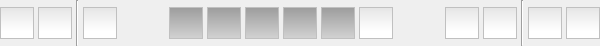
<?xml version="1.0" encoding="UTF-8"?>
<ui version="4.0">
 <class>DisplayOptions</class>
 <widget class="QWidget" name="DisplayOptions">
  <property name="geometry">
   <rect>
    <x>0</x>
    <y>0</y>
    <width>600</width>
    <height>46</height>
   </rect>
  </property>
  <property name="windowTitle">
   <string>Display Options</string>
  </property>
  <layout class="QHBoxLayout" name="horizontalLayout" stretch="0,0,0,0,0,0,0,0,0,0,0,0,0,0,0,0,0">
   <property name="spacing">
    <number>4</number>
   </property>
   <property name="leftMargin">
    <number>0</number>
   </property>
   <property name="topMargin">
    <number>0</number>
   </property>
   <property name="rightMargin">
    <number>0</number>
   </property>
   <property name="bottomMargin">
    <number>0</number>
   </property>
   <item>
    <widget class="QPushButton" name="clearAll">
     <property name="minimumSize">
      <size>
       <width>32</width>
       <height>32</height>
      </size>
     </property>
     <property name="font">
      <font>
       <pointsize>9</pointsize>
      </font>
     </property>
     <property name="toolTip">
      <string>&lt;!DOCTYPE HTML PUBLIC &quot;-//W3C//DTD HTML 4.0//EN&quot; &quot;http://www.w3.org/TR/REC-html40/strict.dtd&quot;&gt;
&lt;html&gt;&lt;head&gt;&lt;meta name=&quot;qrichtext&quot; content=&quot;1&quot; /&gt;&lt;style type=&quot;text/css&quot;&gt;
p, li { white-space: pre-wrap; }
&lt;/style&gt;&lt;/head&gt;&lt;body style=&quot; font-family:'.SF NS Text'; font-size:9pt; font-weight:400; font-style:normal;&quot;&gt;
&lt;p style=&quot; margin-top:0px; margin-bottom:0px; margin-left:0px; margin-right:0px; -qt-block-indent:0; text-indent:0px;&quot;&gt;&lt;span style=&quot; font-family:'Lucida Grande';&quot;&gt;Clear all Data and Learned Models&lt;/span&gt;&lt;/p&gt;&lt;/body&gt;&lt;/html&gt;</string>
     </property>
     <property name="styleSheet">
      <string notr="true">QPushButton {
border-style: ridge;
border-width: 1px;
border-color: gray;
background-color: qlineargradient( x1:0 y1:-0.5, x2:0 y2:0.75, stop:0 lightgray, stop:1 white);
}

QPushButton:pressed {
background-color: qlineargradient( x1:0 y1:-0.5, x2:0 y2:1, stop:0 gray, stop:1 lightgray);
}</string>
     </property>
     <property name="text">
      <string/>
     </property>
     <property name="icon">
      <iconset resource="mldemos.qrc">
       <normaloff>:/MLDemos/icons/icons_clearAll.png</normaloff>:/MLDemos/icons/icons_clearAll.png</iconset>
     </property>
     <property name="iconSize">
      <size>
       <width>26</width>
       <height>26</height>
      </size>
     </property>
     <property name="shortcut">
      <string>Ctrl+X</string>
     </property>
     <property name="checkable">
      <bool>false</bool>
     </property>
     <property name="checked">
      <bool>false</bool>
     </property>
     <property name="autoDefault">
      <bool>false</bool>
     </property>
     <property name="default">
      <bool>false</bool>
     </property>
     <property name="flat">
      <bool>false</bool>
     </property>
    </widget>
   </item>
   <item>
    <widget class="QPushButton" name="clearData">
     <property name="minimumSize">
      <size>
       <width>32</width>
       <height>32</height>
      </size>
     </property>
     <property name="font">
      <font>
       <pointsize>9</pointsize>
      </font>
     </property>
     <property name="toolTip">
      <string>&lt;!DOCTYPE HTML PUBLIC &quot;-//W3C//DTD HTML 4.0//EN&quot; &quot;http://www.w3.org/TR/REC-html40/strict.dtd&quot;&gt;
&lt;html&gt;&lt;head&gt;&lt;meta name=&quot;qrichtext&quot; content=&quot;1&quot; /&gt;&lt;style type=&quot;text/css&quot;&gt;
p, li { white-space: pre-wrap; }
&lt;/style&gt;&lt;/head&gt;&lt;body style=&quot; font-family:'.SF NS Text'; font-size:9pt; font-weight:400; font-style:normal;&quot;&gt;
&lt;p style=&quot; margin-top:0px; margin-bottom:0px; margin-left:0px; margin-right:0px; -qt-block-indent:0; text-indent:0px;&quot;&gt;&lt;span style=&quot; font-family:'Lucida Grande';&quot;&gt;Clear Data but retain Learned Model (if one has been trained)&lt;/span&gt;&lt;/p&gt;&lt;/body&gt;&lt;/html&gt;</string>
     </property>
     <property name="styleSheet">
      <string notr="true">QPushButton {
border-style: ridge;
border-width: 1px;
border-color: gray;
background-color: qlineargradient( x1:0 y1:-0.5, x2:0 y2:0.75, stop:0 lightgray, stop:1 white);
}

QPushButton:pressed {
background-color: qlineargradient( x1:0 y1:-0.5, x2:0 y2:1, stop:0 gray, stop:1 lightgray);
}</string>
     </property>
     <property name="text">
      <string/>
     </property>
     <property name="icon">
      <iconset resource="mldemos.qrc">
       <normaloff>:/MLDemos/icons/icons_clearData.png</normaloff>:/MLDemos/icons/icons_clearData.png</iconset>
     </property>
     <property name="iconSize">
      <size>
       <width>26</width>
       <height>26</height>
      </size>
     </property>
     <property name="shortcut">
      <string>Alt+X</string>
     </property>
     <property name="checkable">
      <bool>false</bool>
     </property>
     <property name="checked">
      <bool>false</bool>
     </property>
     <property name="autoDefault">
      <bool>false</bool>
     </property>
     <property name="default">
      <bool>false</bool>
     </property>
     <property name="flat">
      <bool>false</bool>
     </property>
    </widget>
   </item>
   <item>
    <widget class="Line" name="line_3">
     <property name="orientation">
      <enum>Qt::Vertical</enum>
     </property>
    </widget>
   </item>
   <item>
    <widget class="QPushButton" name="fitToViewport">
     <property name="minimumSize">
      <size>
       <width>32</width>
       <height>32</height>
      </size>
     </property>
     <property name="font">
      <font>
       <pointsize>9</pointsize>
      </font>
     </property>
     <property name="toolTip">
      <string>&lt;!DOCTYPE HTML PUBLIC &quot;-//W3C//DTD HTML 4.0//EN&quot; &quot;http://www.w3.org/TR/REC-html40/strict.dtd&quot;&gt;
&lt;html&gt;&lt;head&gt;&lt;meta name=&quot;qrichtext&quot; content=&quot;1&quot; /&gt;&lt;style type=&quot;text/css&quot;&gt;
p, li { white-space: pre-wrap; }
&lt;/style&gt;&lt;/head&gt;&lt;body style=&quot; font-family:'.SF NS Text'; font-size:9pt; font-weight:400; font-style:normal;&quot;&gt;
&lt;p style=&quot; margin-top:0px; margin-bottom:0px; margin-left:0px; margin-right:0px; -qt-block-indent:0; text-indent:0px;&quot;&gt;&lt;span style=&quot; font-family:'Lucida Grande';&quot;&gt;Fit viewport to Data (zooms in/out accordingly)&lt;/span&gt;&lt;/p&gt;&lt;/body&gt;&lt;/html&gt;</string>
     </property>
     <property name="styleSheet">
      <string notr="true">QPushButton {
border-style: ridge;
border-width: 1px;
border-color: gray;
background-color: qlineargradient( x1:0 y1:-0.5, x2:0 y2:0.75, stop:0 lightgray, stop:1 white);
}

QPushButton:pressed {
background-color: qlineargradient( x1:0 y1:-0.5, x2:0 y2:1, stop:0 gray, stop:1 lightgray);
}</string>
     </property>
     <property name="text">
      <string/>
     </property>
     <property name="icon">
      <iconset resource="mldemos.qrc">
       <normaloff>:/MLDemos/icons/icons_fitToViewport.png</normaloff>:/MLDemos/icons/icons_fitToViewport.png</iconset>
     </property>
     <property name="iconSize">
      <size>
       <width>26</width>
       <height>26</height>
      </size>
     </property>
     <property name="checkable">
      <bool>false</bool>
     </property>
     <property name="checked">
      <bool>false</bool>
     </property>
     <property name="autoDefault">
      <bool>false</bool>
     </property>
     <property name="default">
      <bool>false</bool>
     </property>
     <property name="flat">
      <bool>false</bool>
     </property>
    </widget>
   </item>
   <item>
    <spacer name="horizontalSpacer_2">
     <property name="orientation">
      <enum>Qt::Horizontal</enum>
     </property>
     <property name="sizeHint" stdset="0">
      <size>
       <width>40</width>
       <height>20</height>
      </size>
     </property>
    </spacer>
   </item>
   <item>
    <widget class="QPushButton" name="showSamples">
     <property name="minimumSize">
      <size>
       <width>32</width>
       <height>32</height>
      </size>
     </property>
     <property name="font">
      <font>
       <pointsize>9</pointsize>
      </font>
     </property>
     <property name="toolTip">
      <string>&lt;!DOCTYPE HTML PUBLIC &quot;-//W3C//DTD HTML 4.0//EN&quot; &quot;http://www.w3.org/TR/REC-html40/strict.dtd&quot;&gt;
&lt;html&gt;&lt;head&gt;&lt;meta name=&quot;qrichtext&quot; content=&quot;1&quot; /&gt;&lt;style type=&quot;text/css&quot;&gt;
p, li { white-space: pre-wrap; }
&lt;/style&gt;&lt;/head&gt;&lt;body style=&quot; font-family:'.SF NS Text'; font-size:9pt; font-weight:400; font-style:normal;&quot;&gt;
&lt;p style=&quot; margin-top:0px; margin-bottom:0px; margin-left:0px; margin-right:0px; -qt-block-indent:0; text-indent:0px;&quot;&gt;&lt;span style=&quot; font-family:'Lucida Grande';&quot;&gt;Display Data samples&lt;/span&gt;&lt;/p&gt;&lt;/body&gt;&lt;/html&gt;</string>
     </property>
     <property name="styleSheet">
      <string notr="true">QPushButton {
border-style: ridge;
border-width: 1px;
border-color: gray;
background-color: qlineargradient( x1:0 y1:-0.5, x2:0 y2:0.75, stop:0 lightgray, stop:1 white);
}

QPushButton:checked {
background-color: qlineargradient( x1:0 y1:-0.5, x2:0 y2:1, stop:0 gray, stop:1 lightgray);
}</string>
     </property>
     <property name="text">
      <string/>
     </property>
     <property name="icon">
      <iconset resource="mldemos.qrc">
       <normaloff>:/MLDemos/icons/icons_showSamples.png</normaloff>:/MLDemos/icons/icons_showSamples.png</iconset>
     </property>
     <property name="iconSize">
      <size>
       <width>26</width>
       <height>26</height>
      </size>
     </property>
     <property name="checkable">
      <bool>true</bool>
     </property>
     <property name="checked">
      <bool>true</bool>
     </property>
     <property name="autoDefault">
      <bool>false</bool>
     </property>
     <property name="default">
      <bool>false</bool>
     </property>
     <property name="flat">
      <bool>false</bool>
     </property>
    </widget>
   </item>
   <item>
    <widget class="QPushButton" name="showOutput">
     <property name="minimumSize">
      <size>
       <width>32</width>
       <height>32</height>
      </size>
     </property>
     <property name="font">
      <font>
       <pointsize>9</pointsize>
      </font>
     </property>
     <property name="toolTip">
      <string>&lt;!DOCTYPE HTML PUBLIC &quot;-//W3C//DTD HTML 4.0//EN&quot; &quot;http://www.w3.org/TR/REC-html40/strict.dtd&quot;&gt;
&lt;html&gt;&lt;head&gt;&lt;meta name=&quot;qrichtext&quot; content=&quot;1&quot; /&gt;&lt;style type=&quot;text/css&quot;&gt;
p, li { white-space: pre-wrap; }
&lt;/style&gt;&lt;/head&gt;&lt;body style=&quot; font-family:'.SF NS Text'; font-size:9pt; font-weight:400; font-style:normal;&quot;&gt;
&lt;p style=&quot; margin-top:0px; margin-bottom:0px; margin-left:0px; margin-right:0px; -qt-block-indent:0; text-indent:0px;&quot;&gt;&lt;span style=&quot; font-family:'Lucida Grande';&quot;&gt;Display learned output (e.g. class or cluster response)&lt;/span&gt;&lt;/p&gt;&lt;/body&gt;&lt;/html&gt;</string>
     </property>
     <property name="styleSheet">
      <string notr="true">QPushButton {
border-style: ridge;
border-width: 1px;
border-color: gray;
background-color: qlineargradient( x1:0 y1:-0.5, x2:0 y2:0.75, stop:0 lightgray, stop:1 white);
}

QPushButton:checked {
background-color: qlineargradient( x1:0 y1:-0.5, x2:0 y2:1, stop:0 gray, stop:1 lightgray);
}</string>
     </property>
     <property name="text">
      <string/>
     </property>
     <property name="icon">
      <iconset resource="mldemos.qrc">
       <normaloff>:/MLDemos/icons/icons_showOutput.png</normaloff>:/MLDemos/icons/icons_showOutput.png</iconset>
     </property>
     <property name="iconSize">
      <size>
       <width>26</width>
       <height>26</height>
      </size>
     </property>
     <property name="checkable">
      <bool>true</bool>
     </property>
     <property name="checked">
      <bool>true</bool>
     </property>
     <property name="autoDefault">
      <bool>false</bool>
     </property>
     <property name="default">
      <bool>false</bool>
     </property>
     <property name="flat">
      <bool>false</bool>
     </property>
    </widget>
   </item>
   <item>
    <widget class="QPushButton" name="showModel">
     <property name="minimumSize">
      <size>
       <width>32</width>
       <height>32</height>
      </size>
     </property>
     <property name="font">
      <font>
       <pointsize>9</pointsize>
      </font>
     </property>
     <property name="toolTip">
      <string>&lt;!DOCTYPE HTML PUBLIC &quot;-//W3C//DTD HTML 4.0//EN&quot; &quot;http://www.w3.org/TR/REC-html40/strict.dtd&quot;&gt;
&lt;html&gt;&lt;head&gt;&lt;meta name=&quot;qrichtext&quot; content=&quot;1&quot; /&gt;&lt;style type=&quot;text/css&quot;&gt;
p, li { white-space: pre-wrap; }
&lt;/style&gt;&lt;/head&gt;&lt;body style=&quot; font-family:'.SF NS Text'; font-size:9pt; font-weight:400; font-style:normal;&quot;&gt;
&lt;p style=&quot; margin-top:0px; margin-bottom:0px; margin-left:0px; margin-right:0px; -qt-block-indent:0; text-indent:0px;&quot;&gt;&lt;span style=&quot; font-family:'Lucida Grande';&quot;&gt;Display Model Information (e.g. Support Vectors, Gaussian mixtures)&lt;/span&gt;&lt;/p&gt;&lt;/body&gt;&lt;/html&gt;</string>
     </property>
     <property name="styleSheet">
      <string notr="true">QPushButton {
border-style: ridge;
border-width: 1px;
border-color: gray;
background-color: qlineargradient( x1:0 y1:-0.5, x2:0 y2:0.75, stop:0 lightgray, stop:1 white);
}

QPushButton:checked {
background-color: qlineargradient( x1:0 y1:-0.5, x2:0 y2:1, stop:0 gray, stop:1 lightgray);
}</string>
     </property>
     <property name="text">
      <string/>
     </property>
     <property name="icon">
      <iconset resource="mldemos.qrc">
       <normaloff>:/MLDemos/icons/icons_showModel.png</normaloff>:/MLDemos/icons/icons_showModel.png</iconset>
     </property>
     <property name="iconSize">
      <size>
       <width>26</width>
       <height>26</height>
      </size>
     </property>
     <property name="checkable">
      <bool>true</bool>
     </property>
     <property name="checked">
      <bool>true</bool>
     </property>
     <property name="autoDefault">
      <bool>false</bool>
     </property>
     <property name="default">
      <bool>false</bool>
     </property>
     <property name="flat">
      <bool>false</bool>
     </property>
    </widget>
   </item>
   <item>
    <widget class="QPushButton" name="showBackground">
     <property name="minimumSize">
      <size>
       <width>32</width>
       <height>32</height>
      </size>
     </property>
     <property name="font">
      <font>
       <pointsize>9</pointsize>
      </font>
     </property>
     <property name="toolTip">
      <string>&lt;!DOCTYPE HTML PUBLIC &quot;-//W3C//DTD HTML 4.0//EN&quot; &quot;http://www.w3.org/TR/REC-html40/strict.dtd&quot;&gt;
&lt;html&gt;&lt;head&gt;&lt;meta name=&quot;qrichtext&quot; content=&quot;1&quot; /&gt;&lt;style type=&quot;text/css&quot;&gt;
p, li { white-space: pre-wrap; }
&lt;/style&gt;&lt;/head&gt;&lt;body style=&quot; font-family:'.SF NS Text'; font-size:9pt; font-weight:400; font-style:normal;&quot;&gt;
&lt;p style=&quot; margin-top:0px; margin-bottom:0px; margin-left:0px; margin-right:0px; -qt-block-indent:0; text-indent:0px;&quot;&gt;&lt;span style=&quot; font-family:'Lucida Grande';&quot;&gt;Display boundary/confidence map&lt;/span&gt;&lt;/p&gt;
&lt;p style=&quot; margin-top:0px; margin-bottom:0px; margin-left:0px; margin-right:0px; -qt-block-indent:0; text-indent:0px;&quot;&gt;&lt;span style=&quot; font-family:'Lucida Grande';&quot;&gt;Note: does not apply for 3D+ data (use &amp;quot;Restrict to Visible Dims&amp;quot; to avoid this with multidimensional data)&lt;/span&gt;&lt;/p&gt;&lt;/body&gt;&lt;/html&gt;</string>
     </property>
     <property name="styleSheet">
      <string notr="true">QPushButton {
border-style: ridge;
border-width: 1px;
border-color: gray;
background-color: qlineargradient( x1:0 y1:-0.5, x2:0 y2:0.75, stop:0 lightgray, stop:1 white);
}

QPushButton:checked {
background-color: qlineargradient( x1:0 y1:-0.5, x2:0 y2:1, stop:0 gray, stop:1 lightgray);
}</string>
     </property>
     <property name="text">
      <string/>
     </property>
     <property name="icon">
      <iconset resource="mldemos.qrc">
       <normaloff>:/MLDemos/icons/icons_showBackground.png</normaloff>:/MLDemos/icons/icons_showBackground.png</iconset>
     </property>
     <property name="iconSize">
      <size>
       <width>26</width>
       <height>26</height>
      </size>
     </property>
     <property name="checkable">
      <bool>true</bool>
     </property>
     <property name="checked">
      <bool>true</bool>
     </property>
     <property name="autoDefault">
      <bool>false</bool>
     </property>
     <property name="default">
      <bool>false</bool>
     </property>
     <property name="flat">
      <bool>false</bool>
     </property>
    </widget>
   </item>
   <item>
    <widget class="QPushButton" name="showGrid">
     <property name="minimumSize">
      <size>
       <width>32</width>
       <height>32</height>
      </size>
     </property>
     <property name="font">
      <font>
       <pointsize>9</pointsize>
      </font>
     </property>
     <property name="toolTip">
      <string>&lt;!DOCTYPE HTML PUBLIC &quot;-//W3C//DTD HTML 4.0//EN&quot; &quot;http://www.w3.org/TR/REC-html40/strict.dtd&quot;&gt;
&lt;html&gt;&lt;head&gt;&lt;meta name=&quot;qrichtext&quot; content=&quot;1&quot; /&gt;&lt;style type=&quot;text/css&quot;&gt;
p, li { white-space: pre-wrap; }
&lt;/style&gt;&lt;/head&gt;&lt;body style=&quot; font-family:'.SF NS Text'; font-size:9pt; font-weight:400; font-style:normal;&quot;&gt;
&lt;p style=&quot; margin-top:0px; margin-bottom:0px; margin-left:0px; margin-right:0px; -qt-block-indent:0; text-indent:0px;&quot;&gt;&lt;span style=&quot; font-family:'Lucida Grande';&quot;&gt;Show Grid&lt;/span&gt;&lt;/p&gt;&lt;/body&gt;&lt;/html&gt;</string>
     </property>
     <property name="styleSheet">
      <string notr="true">QPushButton {
border-style: ridge;
border-width: 1px;
border-color: gray;
background-color: qlineargradient( x1:0 y1:-0.5, x2:0 y2:0.75, stop:0 lightgray, stop:1 white);
}

QPushButton:checked {
background-color: qlineargradient( x1:0 y1:-0.5, x2:0 y2:1, stop:0 gray, stop:1 lightgray);
}</string>
     </property>
     <property name="text">
      <string/>
     </property>
     <property name="icon">
      <iconset resource="mldemos.qrc">
       <normaloff>:/MLDemos/icons/icons_showGrid.png</normaloff>:/MLDemos/icons/icons_showGrid.png</iconset>
     </property>
     <property name="iconSize">
      <size>
       <width>26</width>
       <height>26</height>
      </size>
     </property>
     <property name="shortcut">
      <string>Ctrl+G</string>
     </property>
     <property name="checkable">
      <bool>true</bool>
     </property>
     <property name="checked">
      <bool>true</bool>
     </property>
     <property name="autoDefault">
      <bool>false</bool>
     </property>
     <property name="default">
      <bool>false</bool>
     </property>
     <property name="flat">
      <bool>false</bool>
     </property>
    </widget>
   </item>
   <item>
    <widget class="QPushButton" name="showLegend">
     <property name="minimumSize">
      <size>
       <width>32</width>
       <height>32</height>
      </size>
     </property>
     <property name="font">
      <font>
       <pointsize>9</pointsize>
      </font>
     </property>
     <property name="toolTip">
      <string>&lt;!DOCTYPE HTML PUBLIC &quot;-//W3C//DTD HTML 4.0//EN&quot; &quot;http://www.w3.org/TR/REC-html40/strict.dtd&quot;&gt;
&lt;html&gt;&lt;head&gt;&lt;meta name=&quot;qrichtext&quot; content=&quot;1&quot; /&gt;&lt;style type=&quot;text/css&quot;&gt;
p, li { white-space: pre-wrap; }
&lt;/style&gt;&lt;/head&gt;&lt;body style=&quot; font-family:'.SF NS Text'; font-size:9pt; font-weight:400; font-style:normal;&quot;&gt;
&lt;p style=&quot; margin-top:0px; margin-bottom:0px; margin-left:0px; margin-right:0px; -qt-block-indent:0; text-indent:0px;&quot;&gt;&lt;span style=&quot; font-family:'Lucida Grande';&quot;&gt;Show Class Legend&lt;/span&gt;&lt;/p&gt;&lt;/body&gt;&lt;/html&gt;</string>
     </property>
     <property name="styleSheet">
      <string notr="true">QPushButton {
border-style: ridge;
border-width: 1px;
border-color: gray;
background-color: qlineargradient( x1:0 y1:-0.5, x2:0 y2:0.75, stop:0 lightgray, stop:1 white);
}

QPushButton:checked {
background-color: qlineargradient( x1:0 y1:-0.5, x2:0 y2:1, stop:0 gray, stop:1 lightgray);
}</string>
     </property>
     <property name="text">
      <string/>
     </property>
     <property name="icon">
      <iconset resource="mldemos.qrc">
       <normaloff>:/MLDemos/icons/icons_showLegend.png</normaloff>:/MLDemos/icons/icons_showLegend.png</iconset>
     </property>
     <property name="iconSize">
      <size>
       <width>26</width>
       <height>26</height>
      </size>
     </property>
     <property name="checkable">
      <bool>true</bool>
     </property>
     <property name="checked">
      <bool>false</bool>
     </property>
     <property name="autoDefault">
      <bool>false</bool>
     </property>
     <property name="default">
      <bool>false</bool>
     </property>
     <property name="flat">
      <bool>false</bool>
     </property>
    </widget>
   </item>
   <item>
    <spacer name="horizontalSpacer">
     <property name="orientation">
      <enum>Qt::Horizontal</enum>
     </property>
     <property name="sizeHint" stdset="0">
      <size>
       <width>40</width>
       <height>20</height>
      </size>
     </property>
    </spacer>
   </item>
   <item>
    <widget class="QPushButton" name="saveToClipboard">
     <property name="minimumSize">
      <size>
       <width>32</width>
       <height>32</height>
      </size>
     </property>
     <property name="font">
      <font>
       <pointsize>9</pointsize>
      </font>
     </property>
     <property name="toolTip">
      <string>&lt;!DOCTYPE HTML PUBLIC &quot;-//W3C//DTD HTML 4.0//EN&quot; &quot;http://www.w3.org/TR/REC-html40/strict.dtd&quot;&gt;
&lt;html&gt;&lt;head&gt;&lt;meta name=&quot;qrichtext&quot; content=&quot;1&quot; /&gt;&lt;style type=&quot;text/css&quot;&gt;
p, li { white-space: pre-wrap; }
&lt;/style&gt;&lt;/head&gt;&lt;body style=&quot; font-family:'.SF NS Text'; font-size:9pt; font-weight:400; font-style:normal;&quot;&gt;
&lt;p style=&quot; margin-top:0px; margin-bottom:0px; margin-left:0px; margin-right:0px; -qt-block-indent:0; text-indent:0px;&quot;&gt;&lt;span style=&quot; font-family:'Lucida Grande';&quot;&gt;Copy screenshot to Clipboard&lt;/span&gt;&lt;/p&gt;&lt;/body&gt;&lt;/html&gt;</string>
     </property>
     <property name="styleSheet">
      <string notr="true">QPushButton {
border-style: ridge;
border-width: 1px;
border-color: gray;
background-color: qlineargradient( x1:0 y1:-0.5, x2:0 y2:0.75, stop:0 lightgray, stop:1 white);
}

QPushButton:pressed {
background-color: qlineargradient( x1:0 y1:-0.5, x2:0 y2:1, stop:0 gray, stop:1 lightgray);
}</string>
     </property>
     <property name="text">
      <string/>
     </property>
     <property name="icon">
      <iconset resource="mldemos.qrc">
       <normaloff>:/MLDemos/icons/icons_saveToClipboard.png</normaloff>:/MLDemos/icons/icons_saveToClipboard.png</iconset>
     </property>
     <property name="iconSize">
      <size>
       <width>26</width>
       <height>26</height>
      </size>
     </property>
     <property name="shortcut">
      <string>Ctrl+C</string>
     </property>
     <property name="checkable">
      <bool>false</bool>
     </property>
     <property name="checked">
      <bool>false</bool>
     </property>
     <property name="autoDefault">
      <bool>false</bool>
     </property>
     <property name="default">
      <bool>false</bool>
     </property>
     <property name="flat">
      <bool>false</bool>
     </property>
    </widget>
   </item>
   <item>
    <widget class="QPushButton" name="saveToFile">
     <property name="minimumSize">
      <size>
       <width>32</width>
       <height>32</height>
      </size>
     </property>
     <property name="font">
      <font>
       <pointsize>9</pointsize>
      </font>
     </property>
     <property name="toolTip">
      <string>&lt;!DOCTYPE HTML PUBLIC &quot;-//W3C//DTD HTML 4.0//EN&quot; &quot;http://www.w3.org/TR/REC-html40/strict.dtd&quot;&gt;
&lt;html&gt;&lt;head&gt;&lt;meta name=&quot;qrichtext&quot; content=&quot;1&quot; /&gt;&lt;style type=&quot;text/css&quot;&gt;
p, li { white-space: pre-wrap; }
&lt;/style&gt;&lt;/head&gt;&lt;body style=&quot; font-family:'.SF NS Text'; font-size:9pt; font-weight:400; font-style:normal;&quot;&gt;
&lt;p style=&quot; margin-top:0px; margin-bottom:0px; margin-left:0px; margin-right:0px; -qt-block-indent:0; text-indent:0px;&quot;&gt;&lt;span style=&quot; font-family:'Lucida Grande';&quot;&gt;Save Screenshot to Disk&lt;/span&gt;&lt;/p&gt;&lt;/body&gt;&lt;/html&gt;</string>
     </property>
     <property name="styleSheet">
      <string notr="true">QPushButton {
border-style: ridge;
border-width: 1px;
border-color: gray;
background-color: qlineargradient( x1:0 y1:-0.5, x2:0 y2:0.75, stop:0 lightgray, stop:1 white);
}

QPushButton:pressed {
background-color: qlineargradient( x1:0 y1:-0.5, x2:0 y2:1, stop:0 gray, stop:1 lightgray);
}</string>
     </property>
     <property name="text">
      <string/>
     </property>
     <property name="icon">
      <iconset resource="mldemos.qrc">
       <normaloff>:/MLDemos/icons/icons_saveToDisk.png</normaloff>:/MLDemos/icons/icons_saveToDisk.png</iconset>
     </property>
     <property name="iconSize">
      <size>
       <width>26</width>
       <height>26</height>
      </size>
     </property>
     <property name="checkable">
      <bool>false</bool>
     </property>
     <property name="checked">
      <bool>false</bool>
     </property>
     <property name="autoDefault">
      <bool>false</bool>
     </property>
     <property name="default">
      <bool>false</bool>
     </property>
     <property name="flat">
      <bool>false</bool>
     </property>
    </widget>
   </item>
   <item>
    <widget class="Line" name="line_2">
     <property name="orientation">
      <enum>Qt::Vertical</enum>
     </property>
    </widget>
   </item>
   <item>
    <widget class="QPushButton" name="showStats">
     <property name="minimumSize">
      <size>
       <width>32</width>
       <height>32</height>
      </size>
     </property>
     <property name="font">
      <font>
       <pointsize>9</pointsize>
      </font>
     </property>
     <property name="toolTip">
      <string>&lt;!DOCTYPE HTML PUBLIC &quot;-//W3C//DTD HTML 4.0//EN&quot; &quot;http://www.w3.org/TR/REC-html40/strict.dtd&quot;&gt;
&lt;html&gt;&lt;head&gt;&lt;meta name=&quot;qrichtext&quot; content=&quot;1&quot; /&gt;&lt;style type=&quot;text/css&quot;&gt;
p, li { white-space: pre-wrap; }
&lt;/style&gt;&lt;/head&gt;&lt;body style=&quot; font-family:'.SF NS Text'; font-size:9pt; font-weight:400; font-style:normal;&quot;&gt;
&lt;p style=&quot; margin-top:0px; margin-bottom:0px; margin-left:0px; margin-right:0px; -qt-block-indent:0; text-indent:0px;&quot;&gt;&lt;span style=&quot; font-family:'Lucida Grande';&quot;&gt;Display Statistics and Information about Data and Algorithms&lt;/span&gt;&lt;/p&gt;&lt;/body&gt;&lt;/html&gt;</string>
     </property>
     <property name="styleSheet">
      <string notr="true">QPushButton {
border-style: ridge;
border-width: 1px;
border-color: gray;
background-color: qlineargradient( x1:0 y1:-0.5, x2:0 y2:0.75, stop:0 lightgray, stop:1 white);
}

QPushButton:checked {
background-color: qlineargradient( x1:0 y1:-0.5, x2:0 y2:1, stop:0 gray, stop:1 lightgray);
}</string>
     </property>
     <property name="text">
      <string/>
     </property>
     <property name="icon">
      <iconset resource="mldemos.qrc">
       <normaloff>:/MLDemos/icons/icons_showStats.png</normaloff>:/MLDemos/icons/icons_showStats.png</iconset>
     </property>
     <property name="iconSize">
      <size>
       <width>26</width>
       <height>26</height>
      </size>
     </property>
     <property name="checkable">
      <bool>true</bool>
     </property>
     <property name="checked">
      <bool>false</bool>
     </property>
     <property name="autoDefault">
      <bool>false</bool>
     </property>
     <property name="default">
      <bool>false</bool>
     </property>
     <property name="flat">
      <bool>false</bool>
     </property>
    </widget>
   </item>
   <item>
    <widget class="QPushButton" name="showOptions">
     <property name="minimumSize">
      <size>
       <width>32</width>
       <height>32</height>
      </size>
     </property>
     <property name="font">
      <font>
       <pointsize>9</pointsize>
      </font>
     </property>
     <property name="toolTip">
      <string>&lt;!DOCTYPE HTML PUBLIC &quot;-//W3C//DTD HTML 4.0//EN&quot; &quot;http://www.w3.org/TR/REC-html40/strict.dtd&quot;&gt;
&lt;html&gt;&lt;head&gt;&lt;meta name=&quot;qrichtext&quot; content=&quot;1&quot; /&gt;&lt;style type=&quot;text/css&quot;&gt;
p, li { white-space: pre-wrap; }
&lt;/style&gt;&lt;/head&gt;&lt;body style=&quot; font-family:'.SF NS Text'; font-size:9pt; font-weight:400; font-style:normal;&quot;&gt;
&lt;p style=&quot; margin-top:0px; margin-bottom:0px; margin-left:0px; margin-right:0px; -qt-block-indent:0; text-indent:0px;&quot;&gt;&lt;span style=&quot; font-family:'Lucida Grande';&quot;&gt;Display additional visualization options&lt;/span&gt;&lt;/p&gt;&lt;/body&gt;&lt;/html&gt;</string>
     </property>
     <property name="styleSheet">
      <string notr="true">QPushButton {
border-style: ridge;
border-width: 1px;
border-color: gray;
background-color: qlineargradient( x1:0 y1:-0.5, x2:0 y2:0.75, stop:0 lightgray, stop:1 white);
}

QPushButton:checked {
background-color: qlineargradient( x1:0 y1:-0.5, x2:0 y2:1, stop:0 gray, stop:1 lightgray);
}</string>
     </property>
     <property name="text">
      <string/>
     </property>
     <property name="icon">
      <iconset resource="mldemos.qrc">
       <normaloff>:/MLDemos/icons/icons_showSettings.png</normaloff>:/MLDemos/icons/icons_showSettings.png</iconset>
     </property>
     <property name="iconSize">
      <size>
       <width>26</width>
       <height>26</height>
      </size>
     </property>
     <property name="checkable">
      <bool>true</bool>
     </property>
     <property name="checked">
      <bool>false</bool>
     </property>
     <property name="autoDefault">
      <bool>false</bool>
     </property>
     <property name="default">
      <bool>false</bool>
     </property>
     <property name="flat">
      <bool>false</bool>
     </property>
    </widget>
   </item>
  </layout>
 </widget>
 <resources>
  <include location="mldemos.qrc"/>
 </resources>
 <connections/>
</ui>
